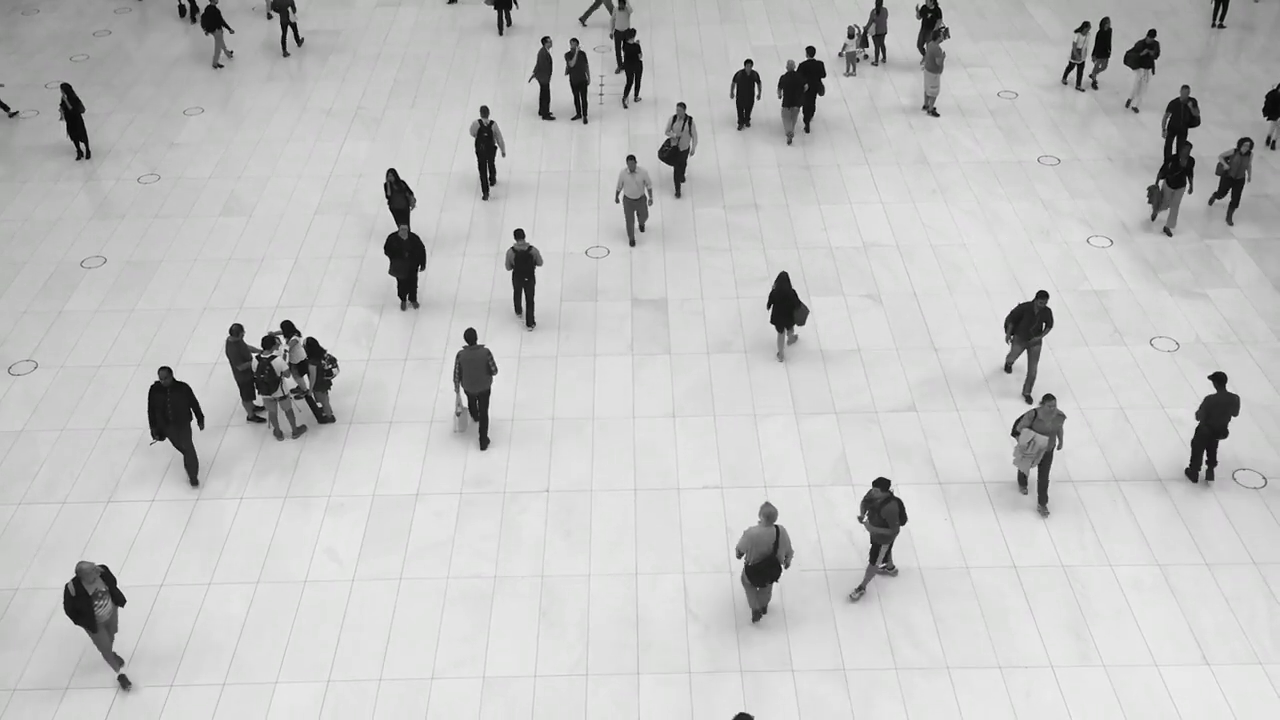
#> input picture frame 34 of OpticalFlow/Input/Input.mp4, 1280 x 720 px
$ jupyter execute OpticalFlow.ipynb
#> lines starting #> are read from the running program, lines starting #| are printed output that depends on the picture
[cell 1]
import numpy as np
import cv2

# Lucas Kanade Method

[cell 2]
corner_track_parms = dict(maxCorners=100, qualityLevel=0.3, minDistance=7, blockSize=7)

[cell 3]
# LUCAS-KANADE METHOD PARAMETERS
# winSize is a trade off bcoz small win size is used to detect small motions and for large motions large win size is required.
# maxLevel is related to image pyramid more the level is lower the resolution by 1/2^level
# 10 is count and 0.03 is EPSILON

lk_params = dict(winSize=(200,200), maxLevel=2, criteria=(cv2.TERM_CRITERIA_EPS | cv2.TERM_CRITERIA_COUNT, 50, 0.032))

[cell 4]
cap=cv2.VideoCapture('Input.mp4')

ret, prev_frame = cap.read()
#> prev_frame is the input picture: shape (720, 1280, 3); mean B, G, R 193.4, 193.8, 193.5
prev_gray = cv2.cvtColor(prev_frame, cv2.COLOR_BGR2GRAY)

# POINTS TO TRACK
prevPoints = cv2.goodFeaturesToTrack(prev_gray, mask=None, **corner_track_parms)
#> prevPoints = 100 rows, first 8: [254, 355], [819, 95], [1209, 377], [1214, 391], [823, 80], [479, 342], [815, 57], [796, 327]

# Mask is for drawing lines on the video then tracking point
mask = np.zeros_like(prev_frame)

while True:

    ret, frame = cap.read()
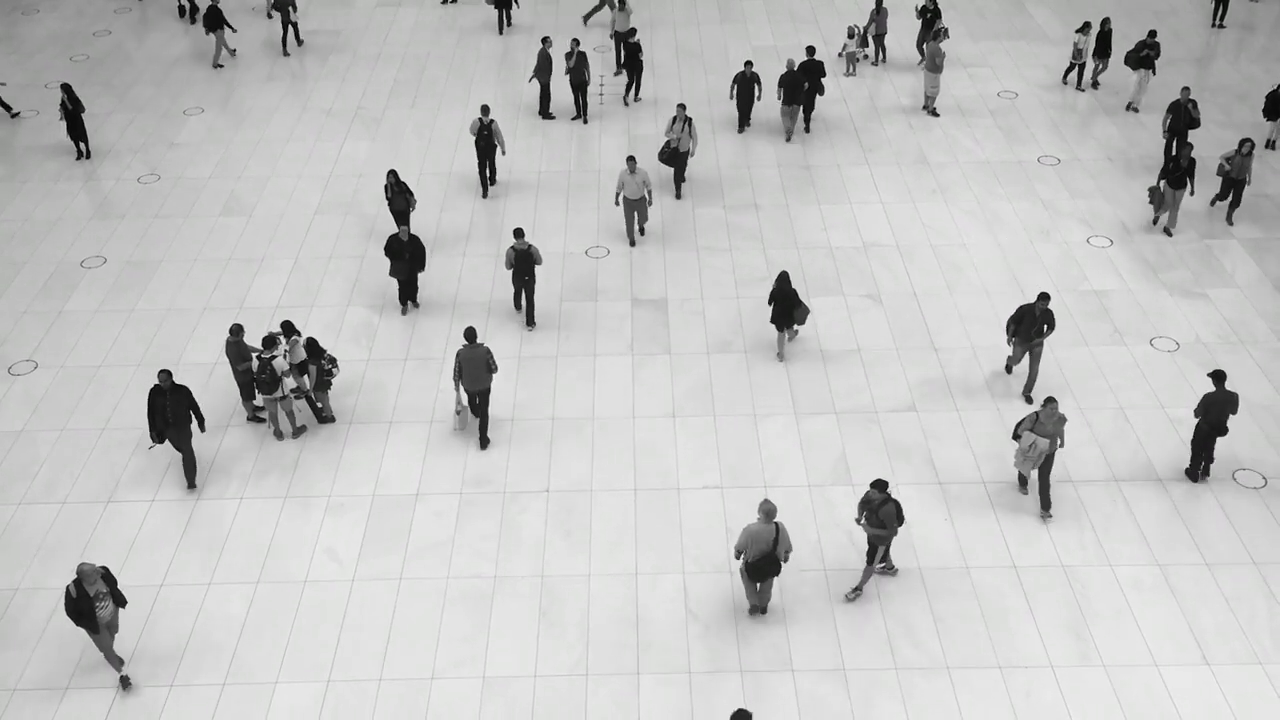
#> input picture frame 35 of OpticalFlow/Input/Input.mp4, 1280 x 720 px
#> frame is the input picture: shape (720, 1280, 3); mean B, G, R 193.3, 193.7, 193.5
    if ret:
        frame_gray = cv2.cvtColor(frame, cv2.COLOR_BGR2GRAY)

        nextPoints, status, err = cv2.calcOpticalFlowPyrLK(prev_gray, frame_gray, prevPoints, None, **lk_params)
#> nextPoints = 100 rows, first 8: [254, 355.3], [818.9, 95.03], [1208, 375], [1212.9, 389], [822.9, 80.04], [479, 341.1], [815, 57.01], [796.3, 326.3]; status = 100 values from 1 to 1; err = 100 values, max 5.01 at index 55, min 0.735 at index 74, mean 2.6

    #     status = 1 is features and points found
        good_new = nextPoints[status==1]
#> good_new = 100 pairs, first value 11.11 to 1266.6, second value 6.9 to 610
        good_prev = prevPoints[status==1]
#> good_prev = 100 pairs, first value 11 to 1266, second value 7 to 609

        for i, (new, prev) in enumerate(zip(good_new, good_prev)):

            x_new, y_new = new.ravel()
            x_prev, y_prev = prev.ravel()

            mask = cv2.line(mask, (x_new, y_new), (x_prev, y_prev), (0,255,0), 3)

            frame = cv2.circle(frame, (x_new, y_new), 8, (0,0,255), -1)
#> this loop made 100 passes
#> (x_new, y_new, x_prev, y_prev) on passes 1 to 8: (254, 355.3, 254, 355), (818.9, 95.03, 819, 95), (1208, 375, 1209, 377), (1212.9, 389, 1214, 391), (822.9, 80.04, 823, 80), (479, 341.1, 479, 342), (815, 57.01, 815, 57), (796.3, 326.3, 796, 327)
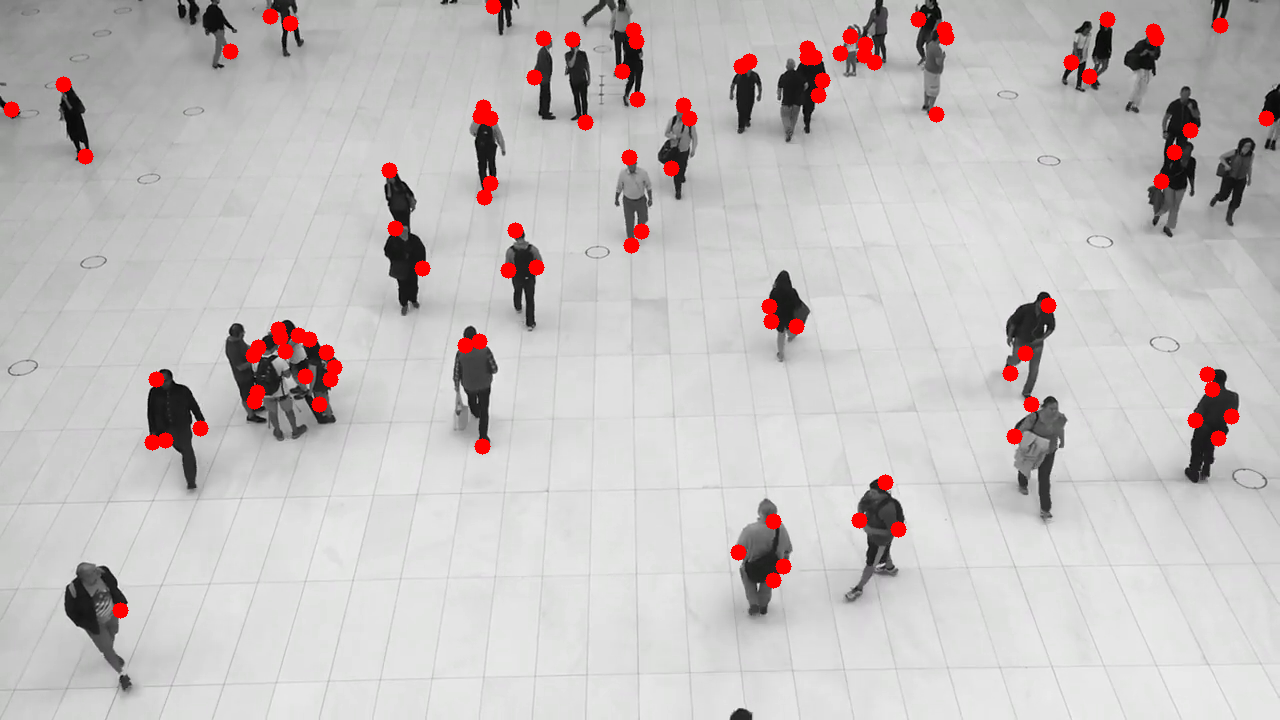
#> frame: shape (720, 1280, 3); mean B, G, R 190.9, 191.3, 196.2
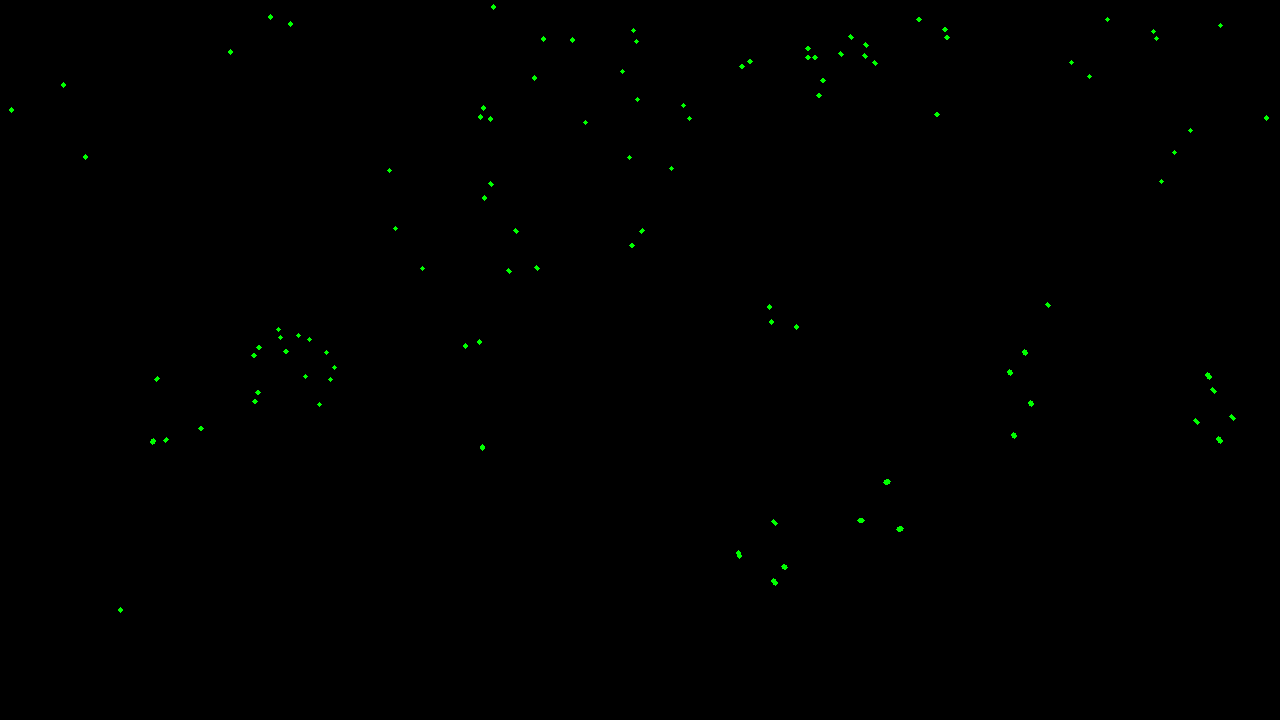
#> mask: shape (720, 1280, 3); mean of channels 0, 1, 2 0, 0.5, 0; drawn as B, G, R

        img = cv2.add(frame,mask)

        cv2.imshow("Tracking", img)

        k = cv2.waitKey(30) & 0xFF
#> (key Esc is pressed here)
        if k == 27:
            break

        prev_gray = frame_gray
        prevPoints = good_new.reshape(-1,1,2)
    else:
        break


cv2.destroyAllWindows()
cap.release()

# DENSE POINT MAPPING

[cell 5]
cap=cv2.VideoCapture('Input.mp4')

ret, frame1 = cap.read()

prevFrame = cv2.cvtColor(frame1, cv2.COLOR_BGR2GRAY)

hsv_mask = np.zeros_like(frame1)
hsv_mask[:,:,1] = 255

while True:
    ret, frame2 = cap.read()

    if ret:
        nextFrame = cv2.cvtColor(frame2, cv2.COLOR_BGR2GRAY)

        flow = cv2.calcOpticalFlowFarneback(prevFrame, nextFrame,None, 0.5, 3, 15, 3, 5, 1.2, 0)

    #   Converting flow into polar coordinates where magnitude = saturation, angle = Hue
        mag, angle = cv2.cartToPolar(flow[:,:,0], flow[:,:,1], angleInDegrees=True)

        hsv_mask[:,:,0] = angle/2   #360 deg to 180 deg
        hsv_mask[:,:,2] = cv2.normalize(mag, None,0, 255, cv2.NORM_MINMAX)

        bgr = cv2.cvtColor(hsv_mask, cv2.COLOR_HSV2BGR)
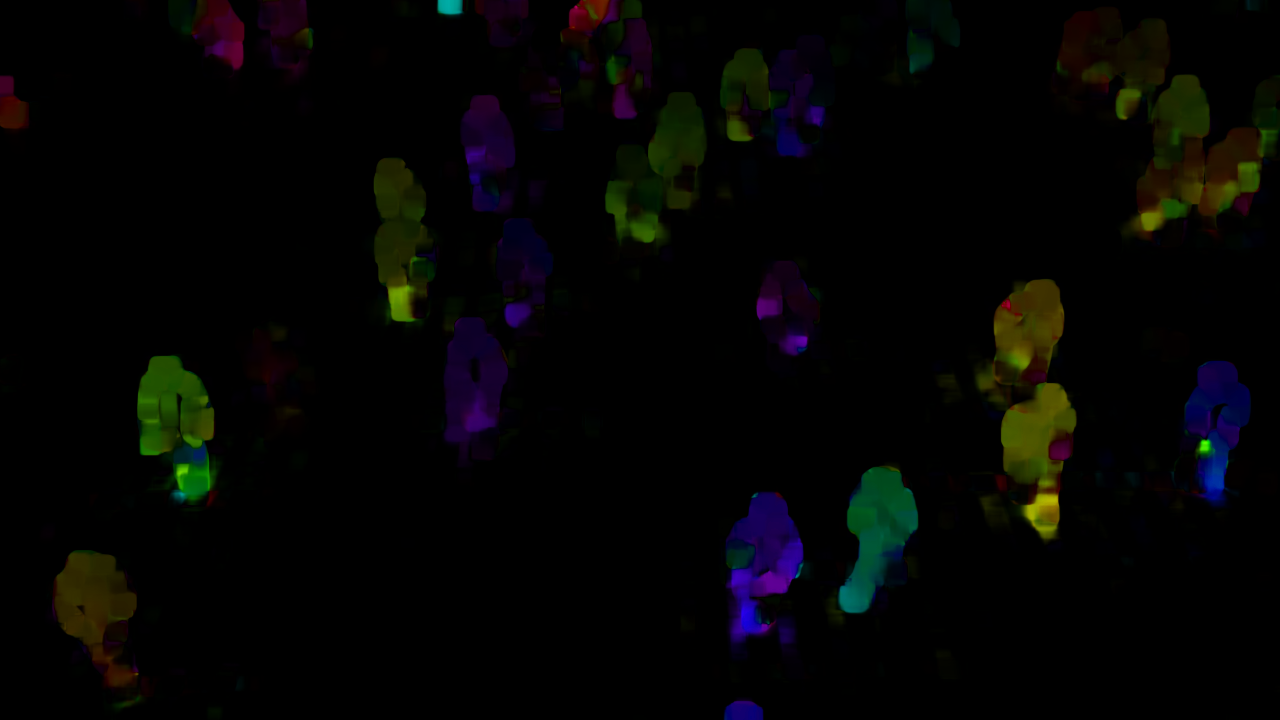
#> bgr: shape (720, 1280, 3); mean B, G, R 3.5, 4.5, 4.5
        cv2.imshow("Frame", bgr)

        k = cv2.waitKey(30) & 0xFF
#> (key Esc is pressed here)
        if k == 27:
            break

        prevFrame = nextFrame
    else:
        break

cv2.destroyAllWindows()
cap.release()
